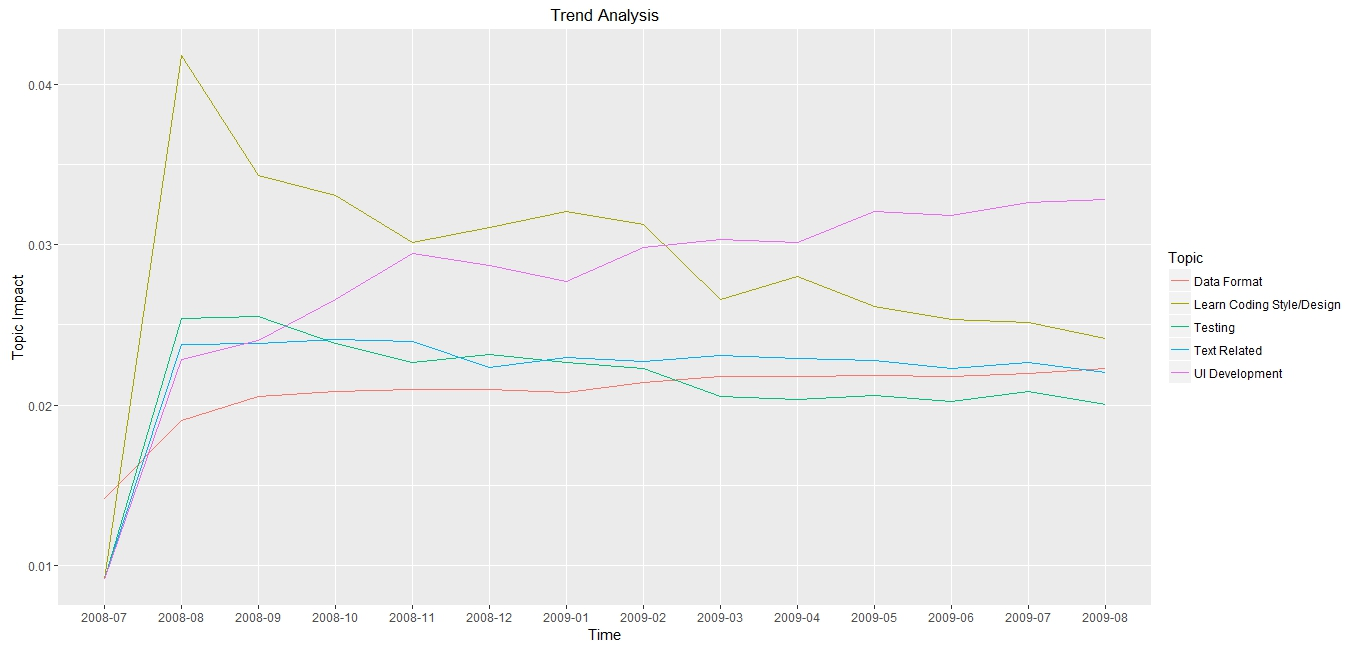

Generate this figure with R:
library("ggplot2")
yearMonth = c()
data = c()
dataNumeric = c()
index = 1;

# read contents of input file
fileName <- "CombinedTopicTrends.txt"
conn <- file(fileName, open = "r")
line <- readLines(conn)
for(i in 1 : length(line)) {
	if(grepl("YearMonth", line[i])) {
		s = (trimws(line[i]))
		yearMonth[index] = substr(s, 12, nchar(s))
		i = i + 1
		data[index] = strsplit(trimws(line[i]), "\\s+")
		index = index + 1
	}
}
close(conn)

# put data in matrix form
m = matrix(nrow = length(yearMonth), ncol = length(data[[1]]) + 1)
m[,1] = yearMonth
cols = length(data[[1]]) + 1
for(i in 1 : length(yearMonth)) {
	m[i, 2:cols] = as.numeric(data[[i]])
}
# reqdData = m[1:length(yearMonth), 2:cols]
reqdData = m[1:length(yearMonth), 37:cols]

# get all topic names
fileNameTopicNames <- "TopicNames.txt"
connTopicNames <- file(fileNameTopicNames,open="r")
topicNames <- readLines(connTopicNames)
close(connTopicNames)
# colnames(reqdData) <- c(topicNames[1:40])
colnames(reqdData) <- c(topicNames[36:40])

df <- as.data.frame(reqdData, stringsAsFactors=FALSE)
dfs <- stack(df)
dfs[,3] = yearMonth
colnames(dfs) <- c("Proportion", "Topic", "Time")
f <- factor(dfs[,1])
f <- as.numeric(as.character(f))
dfs[,1] <- f
ggplot(dfs, aes(Time, Proportion, colour = Topic, group = Topic)) + geom_line() +  ggtitle("Trend Analysis") + labs(x = "Time", y = "Topic Impact") 
